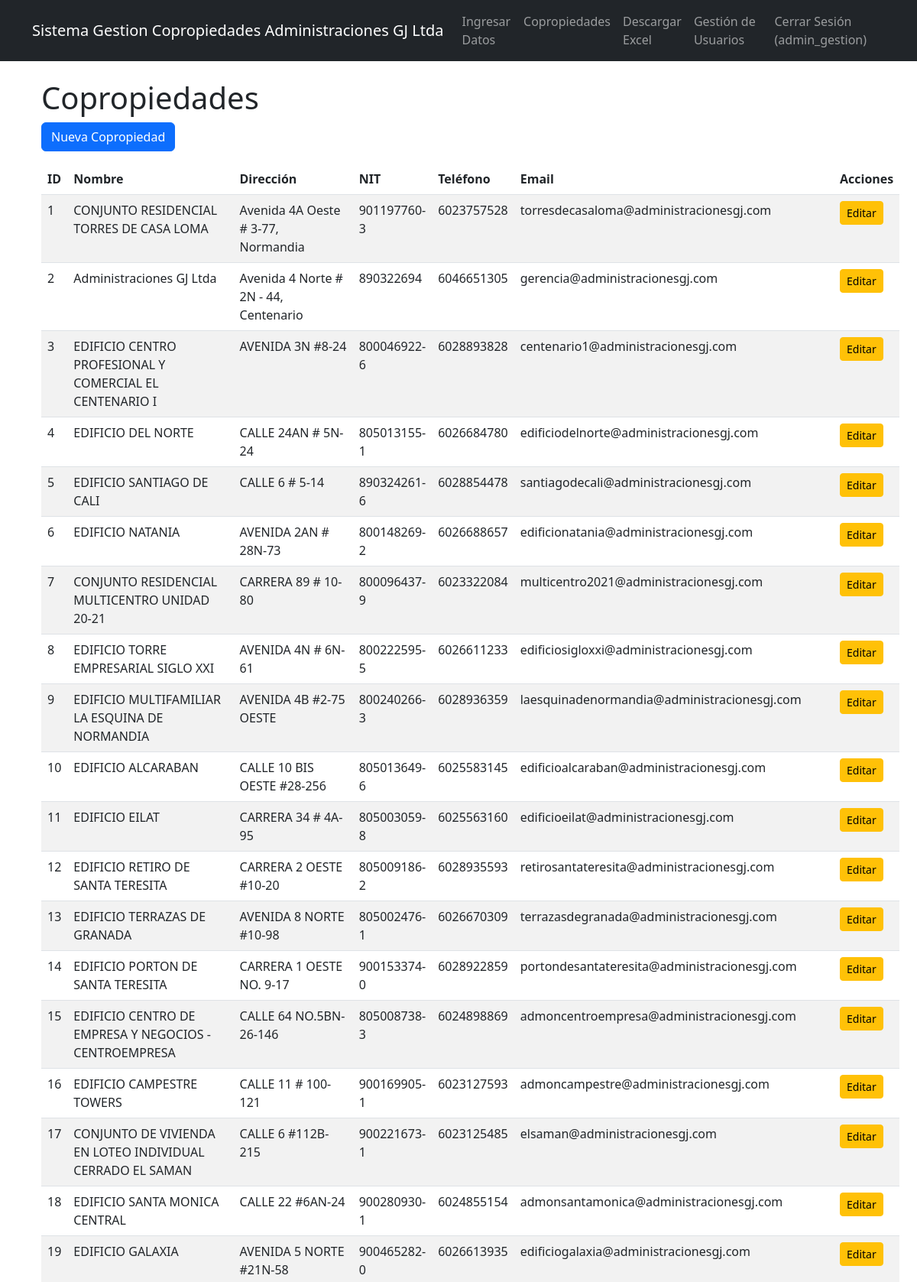
Page /copropiedades (signed in, upper part) on the committed database.
### app/models.py (models this page shows, shortened)
class User(UserMixin, db.Model):
    id = db.Column(db.Integer, primary_key=True)
    username = db.Column(db.String(80), unique=True, nullable=False)
    password_hash = db.Column(db.String(256), nullable=False)
    is_admin = db.Column(db.Boolean, default=False)  # Nuevo campo

class Copropiedad(db.Model):
    __tablename__ = 'copropiedad'
    id = db.Column(db.Integer, primary_key=True)
    nombre = db.Column(db.String(200), nullable=False, unique=True)
    direccion = db.Column(db.String(255), nullable=False)
    nit = db.Column(db.String(20), nullable=True)
    telefono = db.Column(db.String(50), nullable=True)
    email = db.Column(db.String(120), nullable=True)
    fecha_creacion = db.Column(db.Date, default=db.func.current_date())
    numero_unidades = db.Column(db.Integer, nullable=True)
    propiedades = db.relationship('PropiedadData', backref='copropiedad', lazy=True)

### app/routes.py (the view)
@main_bp.route('/copropiedades')
@login_required
def list_copropiedades():
    copropiedades = Copropiedad.query.all()
    return render_template('copropiedades/list.html', title='Copropiedades', copropiedades=copropiedades)

### app/models.py (called while the page is built)
@login_manager.user_loader
def load_user(user_id):
    return User.query.get(int(user_id))

### app/templates/copropiedades/list.html
{% extends "base.html" %}
{% block content %}
<div class="container">
    <h1>Copropiedades</h1>
    <div class="mb-3">
        <a href="{{ url_for('main.new_copropiedad') }}" class="btn btn-primary">Nueva Copropiedad</a>
    </div>
    <table class="table table-striped">
        <thead>
            <tr>
                <th>ID</th>
                <th>Nombre</th>
                <th>Dirección</th>
                <th>NIT</th>
                <th>Teléfono</th>
                <th>Email</th>
                <th>Acciones</th>
            </tr>
        </thead>
        <tbody>
            {% for copropiedad in copropiedades %}
            <tr>
                <td>{{ copropiedad.id }}</td>
                <td>{{ copropiedad.nombre }}</td>
                <td>{{ copropiedad.direccion }}</td>
                <td>{{ copropiedad.nit }}</td>
                <td>{{ copropiedad.telefono }}</td>
                <td>{{ copropiedad.email }}</td>
                <td>
                    <a href="{{ url_for('main.edit_copropiedad', id=copropiedad.id) }}" class="btn btn-sm btn-warning">Editar</a>
                </td>
            </tr>
            {% endfor %}
        </tbody>
    </table>
</div>
{% endblock %}

### app/templates/base.html (shortened to what this page needs)
<!DOCTYPE html>
<html lang="es">
<head>
    <link href="https://cdn.jsdelivr.net/npm/bootstrap@5.3.0-alpha1/dist/css/bootstrap.min.css" rel="stylesheet">
    <link rel="stylesheet" href="{{ url_for('static', filename='css/style.css') }}">
</head>
<body>
    <nav class="navbar navbar-expand-lg navbar-dark bg-dark mb-4">
        <div class="container">
            <a class="navbar-brand" href="{{ url_for('main.index') }}">Sistema Gestion Copropiedades Administraciones GJ Ltda</a>
            <div class="collapse navbar-collapse" id="navbarNav">
                <ul class="navbar-nav ms-auto">
{% if current_user.is_authenticated %}
    <li class="nav-item">
        <a class="nav-link" href="{{ url_for('main.index') }}">Ingresar Datos</a>
    </li>
    <li class="nav-item">
        <a class="nav-link" href="{{ url_for('main.list_copropiedades') }}">Copropiedades</a>
    </li>
    <li class="nav-item">
        <a class="nav-link" href="{{ url_for('main.download_excel_data') }}">Descargar Excel</a>
    </li>
    {% if current_user.is_admin %}
    <li class="nav-item">
        <a class="nav-link" href="{{ url_for('main.list_users') }}">Gestión de Usuarios</a>
    </li>
    {% endif %}
    <li class="nav-item">
        <a class="nav-link" href="{{ url_for('main.logout') }}">Cerrar Sesión ({{ current_user.username }})</a>
    </li>
{% else %}
    <li class="nav-item">
        <a class="nav-link" href="{{ url_for('main.login') }}">Login</a>
    </li>
{% endif %}
                </ul>
            </div>
        </div>
    </nav>
    <div class="container">
        {% block content %}{% endblock %}
    </div>
</body>
</html>

### rows in the picture
User: username "admin_gestion"
Copropiedad: id "1", nombre "CONJUNTO RESIDENCIAL TORRES DE CASA LOMA", direccion "Avenida 4A Oeste # 3-77, Normandia", nit "901197760-3", telefono "6023757528", email "torresdecasaloma@administracionesgj.com"
Copropiedad: id "2", nombre "Administraciones GJ Ltda", direccion "Avenida 4 Norte # 2N - 44, Centenario", nit "890322694", telefono "6046651305", email "gerencia@administracionesgj.com"
Copropiedad: id "3", nombre "EDIFICIO CENTRO PROFESIONAL Y COMERCIAL EL CENTENARIO I", direccion "AVENIDA 3N #8-24", nit "800046922-6", telefono "6028893828", email "centenario1@administracionesgj.com"
Copropiedad: id "4", nombre "EDIFICIO DEL NORTE", direccion "CALLE 24AN # 5N-24", nit "805013155-1", telefono "6026684780", email "edificiodelnorte@administracionesgj.com"
Copropiedad: id "5", nombre "EDIFICIO SANTIAGO DE CALI", direccion "CALLE 6 # 5-14", nit "890324261-6", telefono "6028854478", email "santiagodecali@administracionesgj.com"
Copropiedad: id "6", nombre "EDIFICIO NATANIA", direccion "AVENIDA 2AN # 28N-73", nit "800148269-2", telefono "6026688657", email "edificionatania@administracionesgj.com"
Copropiedad: id "7", nombre "CONJUNTO RESIDENCIAL MULTICENTRO UNIDAD 20-21", direccion "CARRERA 89 # 10-80", nit "800096437-9", telefono "6023322084", email "multicentro2021@administracionesgj.com"
Copropiedad: id "8", nombre "EDIFICIO TORRE EMPRESARIAL SIGLO XXI", direccion "AVENIDA 4N # 6N-61", nit "800222595-5", telefono "6026611233", email "edificiosigloxxi@administracionesgj.com"
Copropiedad: id "9", nombre "EDIFICIO MULTIFAMILIAR LA ESQUINA DE NORMANDIA", direccion "AVENIDA 4B #2-75 OESTE", nit "800240266-3", telefono "6028936359", email "laesquinadenormandia@administracionesgj.com"
Copropiedad: id "10", nombre "EDIFICIO ALCARABAN", direccion "CALLE 10 BIS OESTE #28-256", nit "805013649-6", telefono "6025583145", email "edificioalcaraban@administracionesgj.com"
Copropiedad: id "11", nombre "EDIFICIO EILAT", direccion "CARRERA 34 # 4A-95", nit "805003059-8", telefono "6025563160", email "edificioeilat@administracionesgj.com"
Copropiedad: id "12", nombre "EDIFICIO RETIRO DE SANTA TERESITA", direccion "CARRERA 2 OESTE #10-20", nit "805009186-2", telefono "6028935593", email "retirosantateresita@administracionesgj.com"
Copropiedad: id "13", nombre "EDIFICIO TERRAZAS DE GRANADA", direccion "AVENIDA 8 NORTE #10-98", nit "805002476-1", telefono "6026670309", email "terrazasdegranada@administracionesgj.com"
Copropiedad: id "14", nombre "EDIFICIO PORTON DE SANTA TERESITA", direccion "CARRERA 1 OESTE NO. 9-17", nit "900153374-0", telefono "6028922859", email "portondesantateresita@administracionesgj.com"
Copropiedad: id "15", nombre "EDIFICIO CENTRO DE EMPRESA Y NEGOCIOS - CENTROEMPRESA", direccion "CALLE 64 NO.5BN-26-146", nit "805008738-3", telefono "6024898869", email "admoncentroempresa@administracionesgj.com"
Copropiedad: id "16", nombre "EDIFICIO CAMPESTRE TOWERS", direccion "CALLE 11 # 100-121", nit "900169905-1", telefono "6023127593", email "admoncampestre@administracionesgj.com"
Copropiedad: id "17", nombre "CONJUNTO DE VIVIENDA EN LOTEO INDIVIDUAL CERRADO EL SAMAN", direccion "CALLE 6 #112B-215", nit "900221673-1", telefono "6023125485", email "elsaman@administracionesgj.com"
Copropiedad: id "18", nombre "EDIFICIO SANTA MONICA CENTRAL", direccion "CALLE 22 #6AN-24", nit "900280930-1", telefono "6024855154", email "admonsantamonica@administracionesgj.com"
Copropiedad: id "19", nombre "EDIFICIO GALAXIA", direccion "AVENIDA 5 NORTE #21N-58", nit "900465282-0", telefono "6026613935", email "edificiogalaxia@administracionesgj.com"
